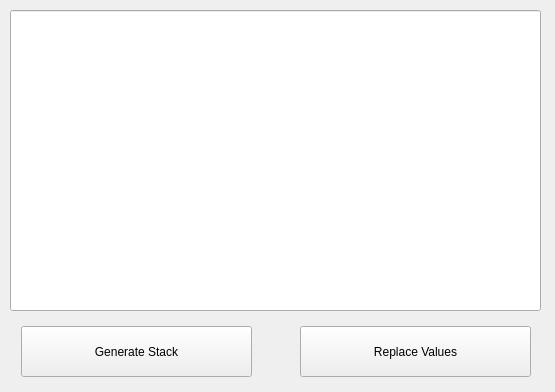
<?xml version="1.0" encoding="UTF-8"?>
<ui version="4.0">
 <class>Form</class>
 <widget class="QWidget" name="Form">
  <property name="geometry">
   <rect>
    <x>0</x>
    <y>0</y>
    <width>555</width>
    <height>392</height>
   </rect>
  </property>
  <property name="windowTitle">
   <string>Form</string>
  </property>
  <widget class="QLineEdit" name="lineEdit">
   <property name="geometry">
    <rect>
     <x>10</x>
     <y>10</y>
     <width>531</width>
     <height>301</height>
    </rect>
   </property>
  </widget>
  <widget class="QPushButton" name="pushButton">
   <property name="geometry">
    <rect>
     <x>21</x>
     <y>326</y>
     <width>231</width>
     <height>51</height>
    </rect>
   </property>
   <property name="text">
    <string>Generate Stack</string>
   </property>
  </widget>
  <widget class="QPushButton" name="pushButton_2">
   <property name="geometry">
    <rect>
     <x>300</x>
     <y>326</y>
     <width>231</width>
     <height>51</height>
    </rect>
   </property>
   <property name="text">
    <string>Replace Values</string>
   </property>
  </widget>
 </widget>
 <resources/>
 <connections/>
</ui>
